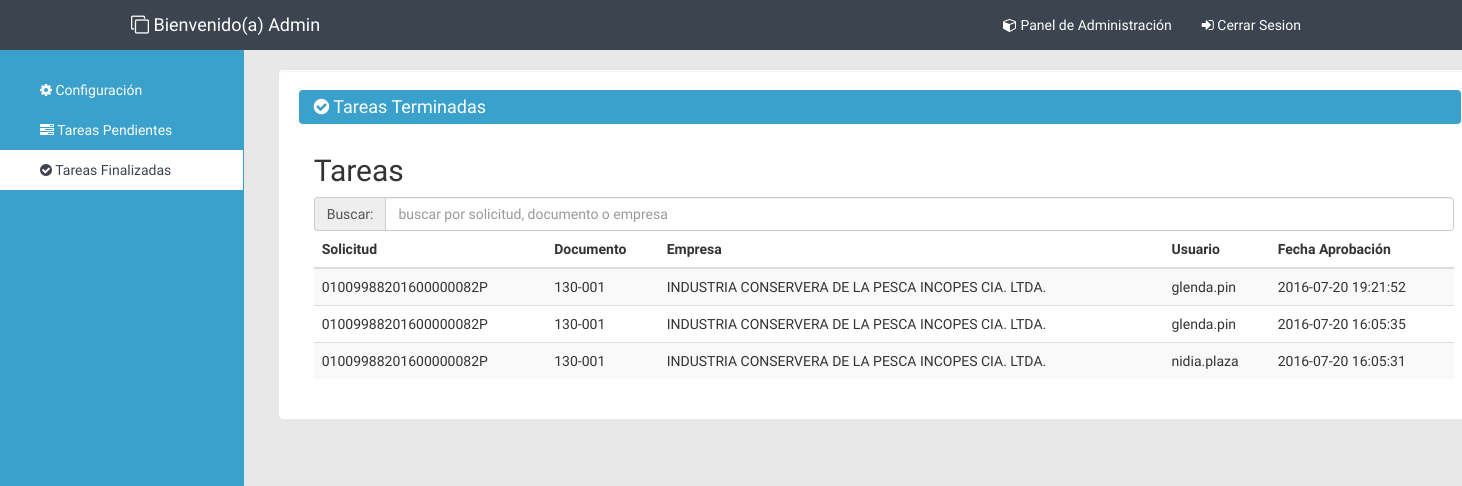
/terminadas.php (signed in), run on the app's committed database.
### tables this page shows
CREATE TABLE `documents` (
  `req_no` varchar(50) NOT NULL,
  `dcm_cd` varchar(15) NOT NULL,
  `co_nm` varchar(100) NOT NULL,
  `req_city_cd` varchar(3) NOT NULL,
  `process_instances_id` int(11) NOT NULL
);

CREATE TABLE `users` (
  `iduser` int(11) NOT NULL,
  `name` varchar(10) NOT NULL,
  `lastname` varchar(10) NOT NULL,
  `username` varchar(20) DEFAULT NULL,
  `password` varchar(100) DEFAULT NULL,
  `identity_card` varchar(10) NOT NULL,
  `email` varchar(100) DEFAULT NULL,
  `profile` varchar(250) DEFAULT NULL,
  `public` int(11) DEFAULT NULL,
  `rank` int(11) NOT NULL,
  `city` varchar(3) NOT NULL,
  `state` varchar(15) NOT NULL
);

CREATE TABLE `activities_instances` (
  `id` int(11) NOT NULL,
  `name` varchar(132) NOT NULL,
  `state` varchar(32) NOT NULL,
  `date_create` timestamp NOT NULL DEFAULT CURRENT_TIMESTAMP,
  `date_modify` timestamp NOT NULL DEFAULT CURRENT_TIMESTAMP ON UPDATE CURRENT_TIMESTAMP,
  `user_id` int(11) NOT NULL,
  `process_instances_id` int(11) NOT NULL
);

### admin/includes/config.class.php (called while the page is built, shortened)
<?php
class Conexion
{
    private static $instancia;
    private $dbh;
    private function __construct(){
        try {
            $this->dbh = new PDO('mysql:host='.HOST.';dbname='.DBNAME, DBUSER, DBPASSWORD);
            $this->dbh->exec("SET CHARACTER SET utf8");
        } catch (PDOException $e) {
            print "Error!: " . $e->getMessage();
            die();
        }
    }
    public function prepare($sql)
    {
        return $this->dbh->prepare($sql);
    }
    public static function singleton_conexion()
    {
        if (!isset(self::$instancia)) {
            self::$instancia = new $miclase;
        }
        return self::$instancia;
    }
}

### includes/sau-functions.php (the view, shortened to what this page needs)
<?php
function getstyle(){
$conexion = Conexion::singleton_conexion();
	$SQL = "SELECT * FROM sau";
	$sentence = $conexion -> prepare($SQL);
	$sentence -> execute();
	$results = $sentence -> fetchAll();
	if (empty($results)) {
	}else{
		foreach ($results as $key){
			echo'<link href="themes/style-color-'.$key['style'].'.css" rel="stylesheet">';
		}
	}
}
function tareaTerminadas($iduser,$rank){
    $conexion = Conexion::singleton_conexion();
        if($rank==2){
            $SQL = "SELECT req_no,dcm_cd,co_nm,username,activities_instances.date_modify as date_modify FROM
                  documents JOIN process_instances
                  ON documents.process_instances_id=process_instances.id
                  JOIN activities_instances
                  ON process_instances.id=activities_instances.process_instances_id
                  JOIN users
                  ON activities_instances.user_id=users.iduser
                  AND process_instances.state='FINISH' AND activities_instances.state='FINISH'
                  ORDER BY activities_instances.date_modify DESC";
            $sentence = $conexion -> prepare($SQL);
        }
	$sentence -> execute();
	$results = $sentence -> fetchAll();
	if (empty($results)) {
	}else{
		foreach ($results as $key){
                echo'
                  <tr>
                    <td>'.$key['req_no'].'</td>
                    <td>'.$key['dcm_cd'].'</td>
                    <td>'.$key['co_nm'].'</td>';
                if($rank==2){
                    echo '<td>'.$key['username'].'</td>
                          <td>'.$key['date_modify'].'</td>';
                }else{
                    echo '<td>'.$key['date_modify'].'</td>';
                }
                  echo '
                    </tr>';
		}
	}
}
function isadmin(){
  if ($_SESSION['rank'] == 2) {
    echo'<li><a class="logout-btn" href="admin"><i class="fa fa-cube"></i> Panel de Administración</a></li>';
  }else{
    echo'';
  }
}

### themes/style.css (style rules this page uses)
a,button { -moz-transition: all .2s ease-in; -o-transition: all .2s ease-in; -webkit-transition: all .2s ease-in; transition: all .2s ease-in; }
.navbar-inverse .navbar-nav>li>a { color: #FFFFFF; }

### themes/style-color-3.css (style rules this page uses)
body { font-family: 'Questrial', sans-serif; background-color: #3aa0cc; }
.dashboard-panel { background-color: #E8E8E8; }

### themes/css/dashboard.css (style rules this page uses)
body { padding-top: 50px; }

### data on the page
documents: req_no "01009988201600000082P", dcm_cd "130-001", co_nm "INDUSTRIA CONSERVERA DE LA PESCA INCOPES CIA. LTDA.", users.username "glenda.pin", activities_instances.date_modify "2016-07-20 19:21:52", activities_instances.date_modify "2016-07-20 16:05:35", users.username "nidia.plaza", activities_instances.date_modify "2016-07-20 16:05:31"

### other printed values
$_SESSION['name'] "Admin"
